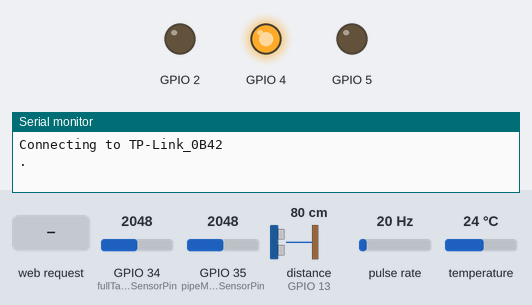
A program run on a simulated ESP32. Shown: output pins drawn as LEDs (lit = HIGH), the last lines printed to the serial monitor. Wiring (inferred from the names in the program): pulse sensor: data GPIO 32. The test bench sets the inputs (shaded band); at power-on: GPIO 34 (fullTankMoistureSensorPin) = 2048, GPIO 35 (pipeMoistureSensorPin) = 2048, distance to the obstacle (sensor on GPIO 13) 80 cm, pulse rate 20 Hz, temperature 24 °C. The echo pulse lasts 58.3 µs per cm; WiFi joins after 1.5 s; servers stay silent unless stated. At 5.8 s the program restarts the board; the recording ends there.

Above: at 0.1 s.
At 4.0 s:
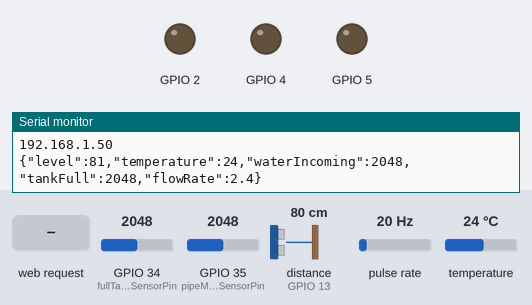
4.1 s: HTTP request GET /reboot received
At 5.5 s:
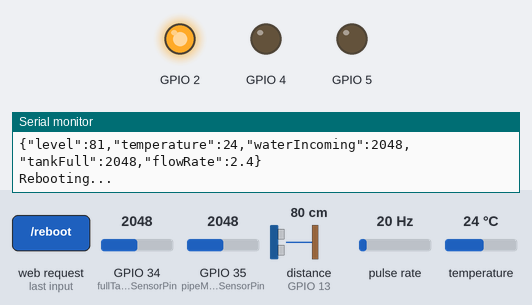
Timing chart, 0 to 5.8 s (numbered marks = the images above; inputs shaded):
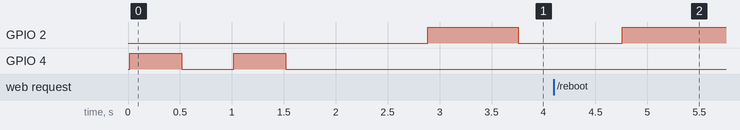

The program:

main.cpp
```cpp
// #include "WiFi.h"
// #include "ESPAsyncWebServer.h"
// #include "Arduino_JSON.h"

// // Set your network credentials
// const char* ssid = "TP-Link_0B42";
// const char* password =  "23368156";

// // const char* ssid = "KhaNet,";
// // const char* password =  "hamza4321";
// // Create AsyncWebServer object on port 80
// AsyncWebServer server(80);

// JSONVar responseToSend;

// bool shouldReboot = false;
// int rebootTimeMillis = 2000;

// void checkToReboot(){
//   if(shouldReboot){
//     if(rebootTimeMillis < 1){
//       Serial.println("Rebooting...");
//       delay(1000);
//       esp_restart();
//     }
//     rebootTimeMillis -= 1;
//     delay(1);
//   }
// }

// void setupJson(){
//   responseToSend["hello"] = "world";
//   responseToSend["true"] = true;
//   responseToSend["x"] = 42;
// }

// String getData() {
//   return JSON.stringify(responseToSend);
//   //return String(1.8 * bme.readTemperature() + 32);
// }

// String reboot() {
//   shouldReboot = true;
//   return "Reboot request submitted successfully";
// }


// void setup(){
//   // Serial port for debugging purposes
//   Serial.begin(115200);

//   Serial.print("Connecting to ");
//   Serial.println(ssid);
//   WiFi.begin(ssid, password);
//   while (WiFi.status() != WL_CONNECTED) {
//     delay(500);
//     Serial.print(".");
//   }
//   Serial.println("");
//   Serial.println("WiFi connected.");
//   Serial.println("IP address: ");
//   Serial.println(WiFi.localIP());
//   server.begin();

//   server.on("/getData", HTTP_GET, [](AsyncWebServerRequest *request){
//     request->send_P(200, "text/plain", getData().c_str());
//   });
//   server.on("/reboot", HTTP_GET, [](AsyncWebServerRequest *request){
//     request->send_P(200, "text/plain", reboot().c_str());
//   });

//   server.begin();

//   setupJson();
// }

// void loop(){
//   checkToReboot();

// }

// ---------------------------------------------------------------------------

// #include "Arduino.h"

// /* Arduino example sketch to control a JSN-SR04T ultrasonic distance sensor with Arduino. No library needed. More info: https://www.makerguides.com */

// // Define Trig and Echo pin:
// #define trigPin 12
// #define echoPin 13

// // Define variables:
// long duration;
// int distance;

// void setup() {
//   // Define inputs and outputs
//   pinMode(trigPin, OUTPUT);
//   pinMode(echoPin, INPUT);

//   // Begin Serial communication at a baudrate of 9600:
//   Serial.begin(115200);
// }

// void loop() {
//   // Clear the trigPin by setting it LOW:
//   digitalWrite(trigPin, LOW);

//   delayMicroseconds(5);

//  // Trigger the sensor by setting the trigPin high for 10 microseconds:
//   digitalWrite(trigPin, HIGH);
//   delayMicroseconds(10);
//   digitalWrite(trigPin, LOW);

//   // Read the echoPin. pulseIn() returns the duration (length of the pulse) in microseconds:
//   duration = pulseIn(echoPin, HIGH);

//   // Calculate the distance:
//   distance = duration*0.034/2;

//   // Print the distance on the Serial Monitor (Ctrl+Shift+M):
//   Serial.print("Distance = ");
//   Serial.print(distance);
//   Serial.println(" cm");

//   delay(100);
// }

// ---------------------------------------------------------------------------

// #include "Arduino.h"
// /*
// YF‐ S201 Water Flow Sensor
// Water Flow Sensor output processed to read in litres/hour
// Adaptation Courtesy: hobbytronics.co.uk
// */
// volatile int flow_frequency; // Measures flow sensor pulses
// // Calculated litres/hour
// float vol = 0.0, l_minute;
// unsigned char flowsensor = 32; // Sensor Input
// unsigned long currentTime;
// unsigned long cloopTime;
// String l_minute_str = "";

// void flow () // Interrupt function
// {
//    flow_frequency++;
// }

// void setup()
// {
//    pinMode(flowsensor, INPUT);
//    digitalWrite(flowsensor, HIGH); // Optional Internal Pull-Up
//    Serial.begin(115200);
//    attachInterrupt(digitalPinToInterrupt(flowsensor), flow, RISING); // Setup Interrupt
//    currentTime = millis();
//    cloopTime = currentTime;
// }
// void loop ()
// {
//    currentTime = millis();
//    // Every second, calculate and print litres/hour
//    if(currentTime >= (cloopTime + 1000))
//    {
//     cloopTime = currentTime; // Updates cloopTime
//     if(flow_frequency != 0){
//       // Pulse frequency (Hz) = 7.5Q, Q is flow rate in L/min.
//       l_minute = (flow_frequency / 7.5); // (Pulse frequency x 60 min) / 7.5Q = flowrate in L/hour
//       // l_minute = l_minute/60;
//       l_minute_str = "";
//       l_minute_str.concat(l_minute);
//       l_minute_str.substring(0, 3);
//       vol = vol + l_minute;
//       flow_frequency = 0; // Reset Counter
//       Serial.print(l_minute_str); // Print litres/hour
//       Serial.println(" L/min");
//     }
//     else {
//       Serial.println(" flow rate = 0 ");
//     }
//    }
// }

// ---------------------------------------------------------------------------

// #include "Arduino.h"

// int soilMoistureValue = 0;
// void setup() {
//   Serial.begin(115200); // open serial port, set the baud rate to 9600 bps
// }
// void loop() {
// soilMoistureValue = analogRead(34);  //put Sensor insert into soil
// Serial.println(soilMoistureValue);
//   delay(250);
// }

// ---------------------------------------------------------------------------

// #include "Arduino.h"
// /*********
//   Rui Santos
//   Complete project details at https://RandomNerdTutorials.com
// *********/

// #include <OneWire.h>
// #include <DallasTemperature.h>

// // GPIO where the DS18B20 is connected to
// const int oneWireBus = 4;

// // Setup a oneWire instance to communicate with any OneWire devices
// OneWire oneWire(oneWireBus);

// // Pass our oneWire reference to Dallas Temperature sensor
// DallasTemperature sensors(&oneWire);

// void setup() {
//   // Start the Serial Monitor
//   Serial.begin(115200);
//   // Start the DS18B20 sensor
//   sensors.begin();
// }

// void loop() {
//   sensors.requestTemperatures();
//   float temperatureC = sensors.getTempCByIndex(0);
//   float temperatureF = sensors.getTempFByIndex(0);
//   Serial.print(temperatureC);
//   Serial.println("ºC");
//   Serial.print(temperatureF);
//   Serial.println("ºF");
//   delay(100);
// }

// ---------------------------------------------------------------------------

#include <Arduino.h>
#include <OneWire.h>
#include <DallasTemperature.h>
#include <WiFi.h>
#include <ESPAsyncWebServer.h>
#include <Arduino_JSON.h>
#include <NewPing.h>

// Network credentials
const char* ssid = "TP-Link_0B42";
const char* password =  "23368156";

unsigned int wifiTimeoutCounter = 0;
unsigned int wifiTimeoutInterval = 20;

// // Network credentials
// const char* ssid = "EVO-Charji-C5CB";
// const char* password =  "6ZJH33G6";

// JSN-SR04T ultrasonic sensor configuration
#define TRIGGER_PIN  12
#define ECHO_PIN     13
#define MAX_DISTANCE 200 // Maximum distance we want to ping for (in centimeters). Maximum sensor distance is rated at 400-500cm.
NewPing sonar(TRIGGER_PIN, ECHO_PIN, MAX_DISTANCE); // NewPing setup of pins and maximum distance.

// DS18B20 temperature sensor configuration
const int oneWireBus = 33;
OneWire oneWire(oneWireBus);
DallasTemperature TemperatureSensor(&oneWire);

// YF-S201C flow sensor configuration
unsigned char flowsensor = 32; // Sensor Input
volatile int flow_frequency; // Measures flow sensor pulses
float l_minute;
unsigned long currentTime;
unsigned long cloopTime;
String l_minute_str = "";
void flow () // Interrupt function
{
   flow_frequency++;
}

// Soil moisture sensor configuration
int pipeMoistureSensorPin = 35;
int fullTankMoistureSensorPin = 34;

AsyncWebServer server(80);
JSONVar responseToSend;

bool shouldReboot = false;


int measureWaterLevelCm(){
  return sonar.ping_cm();
}

float measureWaterTemperature(bool inCelsius){
  TemperatureSensor.requestTemperatures();
  float temperature = inCelsius ? TemperatureSensor.getTempCByIndex(0) : TemperatureSensor.getTempFByIndex(0);
  return temperature;
}

float measureWaterFlow(){
    cloopTime = millis(); // Updates cloopTime
    while(true){
      currentTime = millis();
      // Every second, calculate and print litres/hour
      if(currentTime >= (cloopTime + 100))
      {
        if(flow_frequency != 0){
          // Pulse frequency (Hz) = 7.5Q, Q is flow rate in L/min.
          l_minute = flow_frequency / 7.5; // (Pulse frequency x 60 min) / 7.5Q = flowrate in L/hour
          // l_minute = l_minute/60;
          flow_frequency = 0; // Reset Counter
          return l_minute;
        }
        else{
          return 0;
        }
      }
    }
  return -1;
}

int measureWaterPresence(int sensorPin){
  return analogRead(sensorPin);
}

String getData() {
  return JSON.stringify(responseToSend);
}

void checkToReboot(){
  if(shouldReboot){
    Serial.println("Rebooting...");
    delay(1000);
    esp_restart();
  }
}

String reboot() {
  shouldReboot = true;
  return "Reboot request submitted successfully";
}

void inquireSensorData(){
  responseToSend["level"] = measureWaterLevelCm();
  responseToSend["temperature"] = measureWaterTemperature(true);
  responseToSend["waterIncoming"] = measureWaterPresence(pipeMoistureSensorPin);
  responseToSend["tankFull"] = measureWaterPresence(fullTankMoistureSensorPin);
  responseToSend["flowRate"] = measureWaterFlow();
}


void setup(){
  Serial.begin(115200);
  pinMode(2, OUTPUT);
  pinMode(4, OUTPUT);
  pinMode(5, OUTPUT);

  // DS18B20 Temperature sensor setup
  TemperatureSensor.begin();

  // YF-S201C flow rate sensor setup
  pinMode(flowsensor, INPUT);
  digitalWrite(flowsensor, HIGH); // Optional Internal Pull-Up
  attachInterrupt(digitalPinToInterrupt(flowsensor), flow, RISING); // Setup Interrupt
  currentTime = millis();
  cloopTime = currentTime;

  // Server setup
  Serial.print("Connecting to ");
  Serial.println(ssid);
  WiFi.begin(ssid, password);

  while (WiFi.status() != WL_CONNECTED) {
    Serial.print(".");
    digitalWrite(4, HIGH);
    delay(500);
    digitalWrite(4, LOW);
    delay(500);
    if(wifiTimeoutCounter > wifiTimeoutInterval){
      esp_restart();
    }
    wifiTimeoutCounter += 1;
  }
  Serial.println("");
  Serial.println("WiFi connected.");
  Serial.println("IP address: ");
  Serial.println(WiFi.localIP());
  inquireSensorData();
  server.on("/getData", HTTP_GET, [](AsyncWebServerRequest *request){
    digitalWrite(5, HIGH);
    request->send_P(200, "text/plain", getData().c_str());
    digitalWrite(5, LOW);
  });
  server.on("/reboot", HTTP_GET, [](AsyncWebServerRequest *request){
    request->send_P(200, "text/plain", reboot().c_str());
  });
  DefaultHeaders::Instance().addHeader("Access-Control-Allow-Origin", "*");
  server.begin();
}

void loop(){
  digitalWrite(2, HIGH);

  checkToReboot();
  inquireSensorData();

  Serial.println(responseToSend);

  digitalWrite(2, LOW);
  delay(1000);
}

// ---------------------------------------------------------------------------

// #include <Arduino.h>
// #include <WiFi.h>
// #include <AsyncTCP.h>
// #include <ESPAsyncWebServer.h>
// #include "webpage_file.h"

// AsyncWebServer server(80);

// // REPLACE WITH YOUR NETWORK CREDENTIALS
// const char* ssid = "TP-Link_0B42";
// const char* password =  "23368156";

// // HTML web page to handle 3 input fields (input1, input2, input3)
// const char* index_html PROGMEM = {index_file};

// void notFound(AsyncWebServerRequest *request) {
//   request->send(404, "text/plain", "Not found");
// }

// void setup() {
//   Serial.begin(115200);

//   Serial.print("Connecting to ");
//   Serial.println(ssid);
//   WiFi.begin(ssid, password);
//   while (WiFi.status() != WL_CONNECTED) {
//     delay(500);
//     Serial.print(".");
//   }
//   Serial.println("");
//   Serial.println("WiFi connected.");
//   Serial.println("IP address: ");
//   Serial.println(WiFi.localIP());

//   // Send web page to client
//   server.on("/waterLevel", HTTP_GET, [](AsyncWebServerRequest *request){
//     request->send_P(200, "text/html", index_html);
//   });

//   server.onNotFound(notFound);
//   DefaultHeaders::Instance().addHeader("Access-Control-Allow-Origin", "*");
//   server.begin();
// }

// void loop() {

// }

// ---------------------------------------------------------------------------
// Example NewPing library sketch that does a ping about 20 times per second.
// ---------------------------------------------------------------------------

// #include "Arduino.h"
// #include <NewPing.h>

// #define TRIGGER_PIN  12  // Arduino pin tied to trigger pin on the ultrasonic sensor.
// #define ECHO_PIN     13
//   // Arduino pin tied to echo pin on the ultrasonic sensor.
// #define MAX_DISTANCE 200 // Maximum distance we want to ping for (in centimeters). Maximum sensor distance is rated at 400-500cm.

// NewPing sonar(TRIGGER_PIN, ECHO_PIN, MAX_DISTANCE); // NewPing setup of pins and maximum distance.

// void setup() {
//   Serial.begin(115200); // Open serial monitor at 115200 baud to see ping results.
// }

// void loop() {
//   delay(50);                     // Wait 50ms between pings (about 20 pings/sec). 29ms should be the shortest delay between pings.
//   Serial.print("Ping: ");
//   Serial.print(sonar.ping_cm()); // Send ping, get distance in cm and print result (0 = outside set distance range)
//   Serial.println("cm");
// }
```
